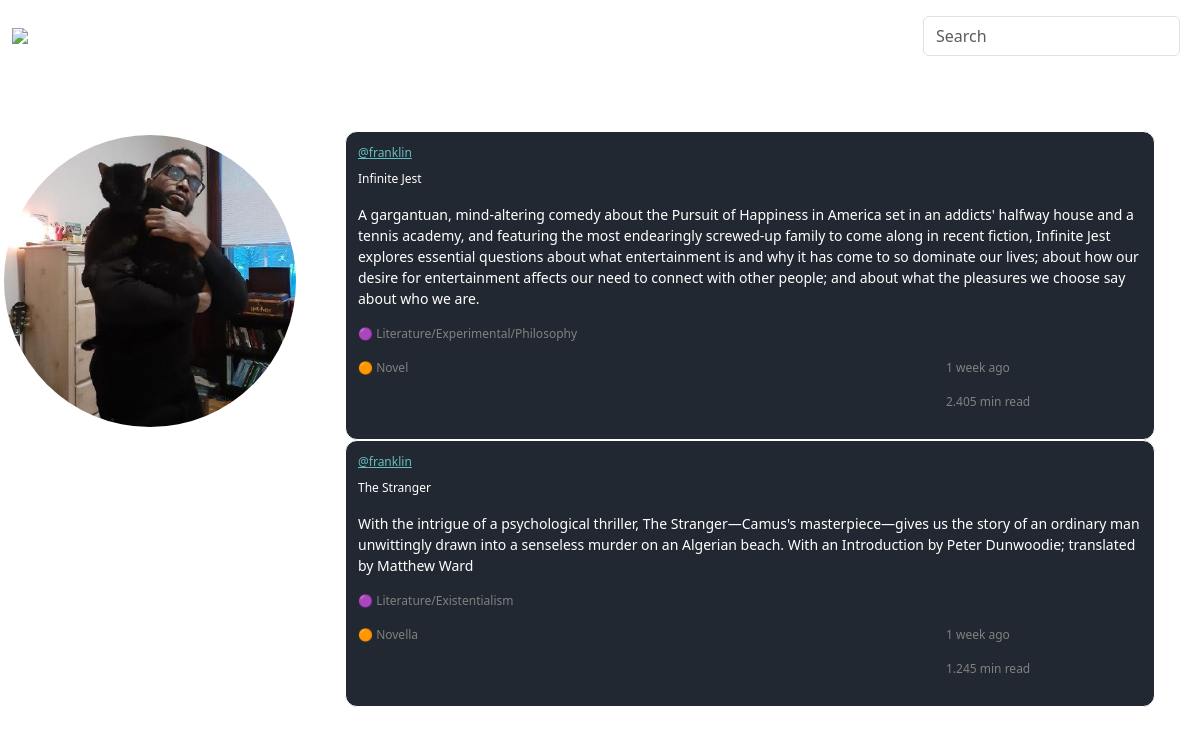
Before: /profile/1/ with the older database file.
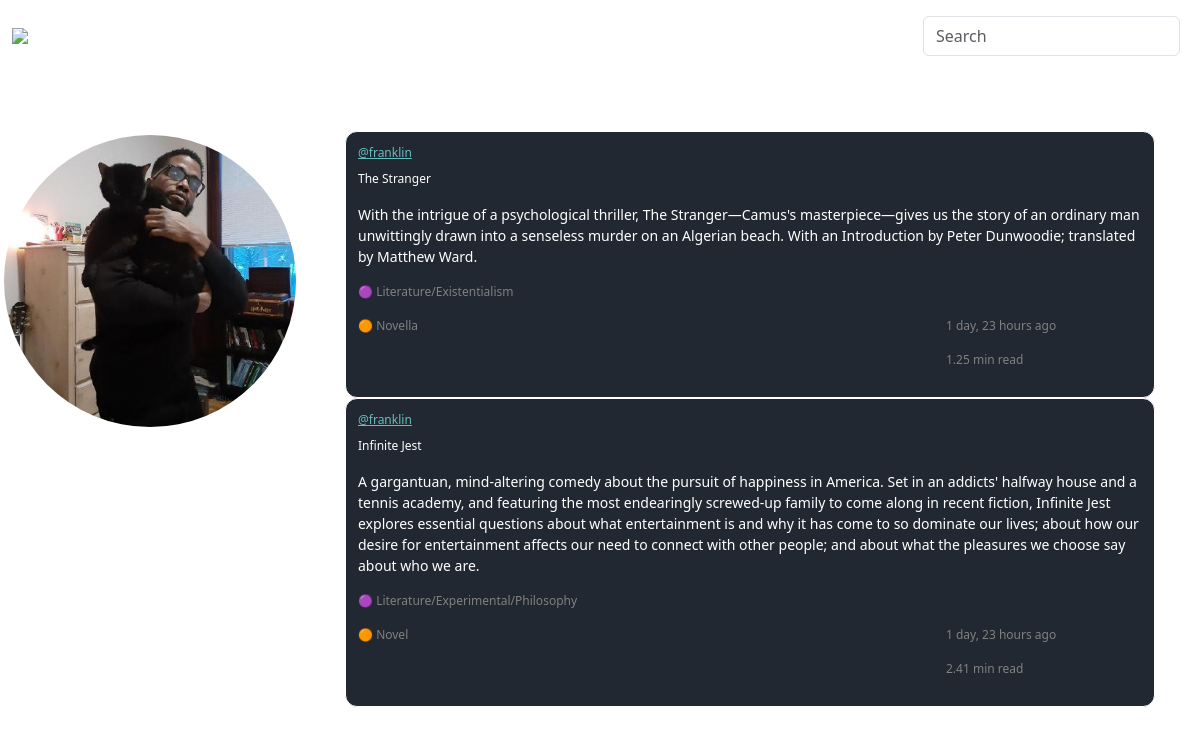
After: the same page with the newer database file.
### lithubs/models.py (models this page shows, shortened)
class Repository(models.Model):
    user = models.ForeignKey(User, on_delete = models.CASCADE)
    title = models.CharField(max_length = 200)
    synopsis = models.TextField()
    genre = models.CharField(max_length = 200)
    form = models.CharField(max_length = 200)
    body = models.TextField()
    updated = models.DateTimeField(auto_now = True)
    created = models.DateTimeField(auto_now_add = True)
    class Meta:
        verbose_name_plural = 'repositories'
        ordering = ['-updated', '-created']

### lithubs/views.py (the view)
# urls.py: path('profile/<str:pk>/', views.profile, name = 'profile'),
def profile(request, pk):
    user = User.objects.get(id = pk)
    repos = user.repository_set.all()[:6]
    context = {'user': user, 'repos': repos}
    return render(request, 'lithubs/profile.html', context)

### lithubs/templates/lithubs/profile.html
{% extends 'lithubs/main.html' %}
{% load static %}
{% block content %}
<div class="profile-wrapper">
	<div class="profile-img-wrapper">
	  <img class="profile-img" src="{% static 'lithubs/img/franklin_and_bruce.jpeg' %}" alt="avatar">
	  <h1 class="profile-name" onClick="onChange()">{{ user.username }}</h1>
	</div>
	{% include 'lithubs/repository_feed_component.html' %}
</div>
{% endblock content %}

### lithubs/templates/lithubs/repository_feed_component.html (shortened to what this page needs)
{% load static %}
{% load mathfilters %}
<div style="width: 90%; margin:0 auto;"class="">
  {% for repo in repos %}
    <div class="feed-repo-container">
	    <a href="{% url 'lithubs:profile' user.id %}" class="feed-repo-user">@{{ repo.user }}</a>
      <p style="margin-top: 1%;"><a style="color: white; text-decoration: none;" href="{% url 'lithubs:repository' repo.id %}">{{ repo.title }}</a></p>
      <p id="repository-feed-synopsis">{{ repo.synopsis }}</p>
      <p class="repository-feed-genre">🟣 {{ repo.genre }}</p>
        <div class="profile-repo-form-created-grid">
	  <div>
	    <p>🟠 {{ repo.form }}</p>
	  </div>
	  <div class="repository-read-time-container">
	    <p>{{ repo.created|timesince }} ago</p>
	    <p>{{ repo.synopsis|length|div:200 }} min read</p>
	  </div>
	</div>
    </div>
  {% endfor %}
</div>

Changed rows visible on the page:
changed Repository "The Stranger": synopsis "…Dunwoodie; translated by Matthew Ward" → "…Dunwoodie; translated by Matthew Ward."; created "1 week" → "1 day, 23 hours"; synopsis|length "1.245" → "1.25"; moves up the list
changed Repository "Infinite Jest": synopsis "…mind-altering comedy about the Pursuit of Happiness in America set in an addicts' halfway…" → "…mind-altering comedy about the pursuit of happiness in America. Set in an addicts' halfway…"; created "1 week" → "1 day, 23 hours"; synopsis|length "2.405" → "2.41"
